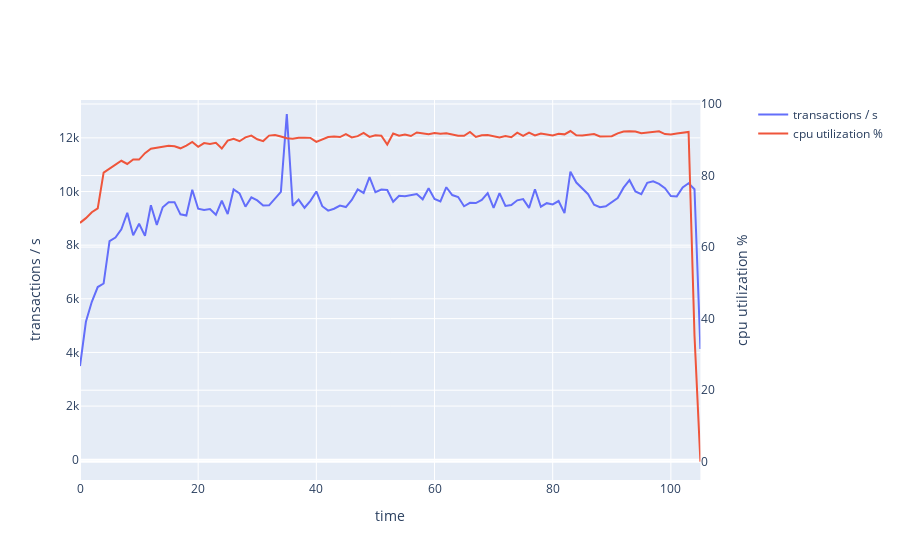

Here is the notebook cell this chart was saved with:
### Markdown cell above
## AWS: m5ad.8xlarge 32 cores

### Code cell
from plotly.subplots import make_subplots

d1 = pd.read_csv("./bench/aws-32-cores.csv")

fig = make_subplots(specs=[[{"secondary_y": True}]])

fig.add_trace(
    go.Scatter(y=d1['tx'], name="transactions / s"),
    secondary_y=False,
)

fig.add_trace(
    go.Scatter(y=d1['cpu_util'], name="cpu utilization %"),
    secondary_y=True,
)

fig.update_xaxes(title_text="time")
fig.update_yaxes(title_text="transactions / s", secondary_y=False)
fig.update_yaxes(title_text="cpu utilization %", secondary_y=True)

fig.show()

### Figure 1 — Plotly figure (JSON) as saved in the notebook; plotly's stock layout.template omitted (floating-point values rounded to 4 significant figures)
{"data": [{"name": "transactions / s", "type": "scatter", "xaxis": "x", "y": [3492, 5143, 5889, 6439, 6570, 8149, 8285, 8592, 9206, 8366, 8798, 8347, 9488, 8756, 9414, 9601, 9603, 9150, 9105, 10064, 9360, 9311, 9345, 9132, 9656, 9160, 10076, 9930, 9435, 9781, 9669, 9478, 9483, 9733, 9989, 12890, 9467, 9700, 9394, 9653, 10002, 9453, 9287, 9358, 9476, 9421, 9684, 10078, 9948, 10534, 9972, 10071, 10058, 9617, 9843, 9824, 9866, 9908, 9709, 10124, 9722, 9628, 10160, 9869, 9796, 9450, 9578, 9570, 9685, 9940, 9391, 9938, 9465, 9498, 9672, 9717, 9390, 10085, 9434, 9565, 9521, 9646, 9194, 10740, 10335, 10123, 9899, 9509, 9416, 9452, 9618, 9759, 10143, 10422, 10003, 9900, 10323, 10380, 10286, 10122, 9831, 9818, 10150, 10310, 10085, 4130], "yaxis": "y"}, {"name": "cpu utilization %", "type": "scatter", "xaxis": "x", "y": [66.76, 68.09, 69.73, 70.82, 80.8, 81.9, 82.94, 84.13, 83.23, 84.49, 84.46, 86.26, 87.49, 87.78, 88.13, 88.34, 88.17, 87.61, 88.36, 89.38, 88.01, 89.08, 88.81, 89.13, 87.54, 89.75, 90.28, 89.59, 90.68, 91.15, 90.14, 89.63, 91.16, 91.35, 90.91, 90.43, 90.3, 90.55, 90.58, 90.53, 89.4, 90.07, 90.75, 90.94, 90.76, 91.56, 90.64, 91.01, 91.91, 90.81, 91.24, 91.13, 88.69, 91.75, 91.12, 91.47, 91.05, 92.03, 91.74, 91.52, 91.89, 91.66, 91.81, 91.4, 91.12, 91.11, 92.16, 90.78, 91.28, 91.31, 90.93, 90.65, 91.03, 90.72, 91.99, 91.07, 91.97, 91.22, 91.77, 91.43, 91.22, 91.67, 91.51, 92.44, 91.25, 91.17, 91.35, 91.59, 90.91, 90.97, 90.98, 91.77, 92.3, 92.38, 92.3, 91.8, 91.97, 92.11, 92.35, 91.58, 91.48, 91.77, 92.08, 92.18, 35.32, 0.03128], "yaxis": "y2"}], "layout": {"autosize": true, "xaxis": {"anchor": "y", "autorange": true, "domain": [0, 0.94], "range": [0, 105], "title": {"text": "time"}}, "yaxis": {"anchor": "x", "autorange": false, "domain": [0, 1], "range": [-755.7, 13410.0], "title": {"text": "transactions / s"}, "type": "linear"}, "yaxis2": {"anchor": "x", "autorange": false, "overlaying": "y", "range": [-5.102, 101.1], "side": "right", "title": {"text": "cpu utilization %"}, "type": "linear"}}}
